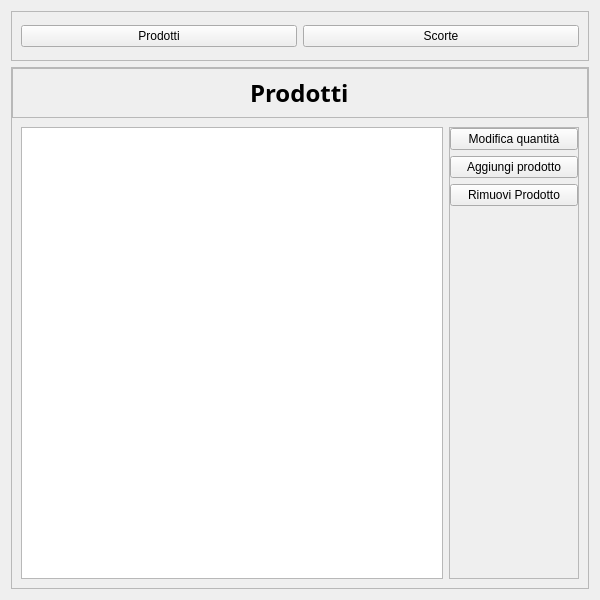
<?xml version="1.0" encoding="UTF-8"?>
<ui version="4.0">
 <class>Form</class>
 <widget class="QWidget" name="Form">
  <property name="geometry">
   <rect>
    <x>0</x>
    <y>0</y>
    <width>600</width>
    <height>600</height>
   </rect>
  </property>
  <property name="minimumSize">
   <size>
    <width>600</width>
    <height>600</height>
   </size>
  </property>
  <property name="maximumSize">
   <size>
    <width>800</width>
    <height>800</height>
   </size>
  </property>
  <property name="windowTitle">
   <string>Form</string>
  </property>
  <layout class="QVBoxLayout" name="verticalLayout">
   <item>
    <widget class="QFrame" name="frame_2">
     <property name="sizePolicy">
      <sizepolicy hsizetype="Expanding" vsizetype="Expanding">
       <horstretch>0</horstretch>
       <verstretch>0</verstretch>
      </sizepolicy>
     </property>
     <property name="maximumSize">
      <size>
       <width>16777215</width>
       <height>50</height>
      </size>
     </property>
     <property name="frameShape">
      <enum>QFrame::StyledPanel</enum>
     </property>
     <property name="frameShadow">
      <enum>QFrame::Raised</enum>
     </property>
     <layout class="QHBoxLayout" name="horizontalLayout_2">
      <item>
       <widget class="QPushButton" name="prodotti_button">
        <property name="text">
         <string>Prodotti</string>
        </property>
       </widget>
      </item>
      <item>
       <widget class="QPushButton" name="scorte_button">
        <property name="text">
         <string>Scorte</string>
        </property>
       </widget>
      </item>
     </layout>
    </widget>
   </item>
   <item>
    <widget class="QFrame" name="frame_3">
     <property name="sizePolicy">
      <sizepolicy hsizetype="Expanding" vsizetype="Expanding">
       <horstretch>0</horstretch>
       <verstretch>0</verstretch>
      </sizepolicy>
     </property>
     <property name="frameShape">
      <enum>QFrame::StyledPanel</enum>
     </property>
     <property name="frameShadow">
      <enum>QFrame::Raised</enum>
     </property>
     <layout class="QVBoxLayout" name="verticalLayout_4">
      <property name="spacing">
       <number>0</number>
      </property>
      <property name="leftMargin">
       <number>0</number>
      </property>
      <property name="topMargin">
       <number>0</number>
      </property>
      <property name="rightMargin">
       <number>0</number>
      </property>
      <property name="bottomMargin">
       <number>0</number>
      </property>
      <item>
       <widget class="QFrame" name="frame">
        <property name="sizePolicy">
         <sizepolicy hsizetype="Expanding" vsizetype="Expanding">
          <horstretch>0</horstretch>
          <verstretch>0</verstretch>
         </sizepolicy>
        </property>
        <property name="minimumSize">
         <size>
          <width>0</width>
          <height>0</height>
         </size>
        </property>
        <property name="maximumSize">
         <size>
          <width>16777215</width>
          <height>50</height>
         </size>
        </property>
        <property name="frameShape">
         <enum>QFrame::StyledPanel</enum>
        </property>
        <property name="frameShadow">
         <enum>QFrame::Raised</enum>
        </property>
        <layout class="QHBoxLayout" name="horizontalLayout_5">
         <item alignment="Qt::AlignHCenter">
          <widget class="QLabel" name="label">
           <property name="font">
            <font>
             <family>Arial Black</family>
             <pointsize>18</pointsize>
             <bold>true</bold>
            </font>
           </property>
           <property name="text">
            <string>Prodotti</string>
           </property>
          </widget>
         </item>
        </layout>
       </widget>
      </item>
      <item>
       <widget class="QStackedWidget" name="stackedWidget">
        <property name="currentIndex">
         <number>0</number>
        </property>
        <widget class="QWidget" name="page_1">
         <layout class="QHBoxLayout" name="horizontalLayout_3">
          <item>
           <widget class="QListView" name="list_view1"/>
          </item>
          <item>
           <widget class="QFrame" name="frame_4">
            <property name="minimumSize">
             <size>
              <width>130</width>
              <height>0</height>
             </size>
            </property>
            <property name="frameShape">
             <enum>QFrame::StyledPanel</enum>
            </property>
            <property name="frameShadow">
             <enum>QFrame::Raised</enum>
            </property>
            <layout class="QVBoxLayout" name="verticalLayout_2">
             <property name="leftMargin">
              <number>0</number>
             </property>
             <property name="topMargin">
              <number>0</number>
             </property>
             <property name="rightMargin">
              <number>0</number>
             </property>
             <property name="bottomMargin">
              <number>0</number>
             </property>
             <item>
              <widget class="QPushButton" name="mod_quantita1_button">
               <property name="text">
                <string>Modifica quantità</string>
               </property>
              </widget>
             </item>
             <item>
              <widget class="QPushButton" name="agg_prod_button">
               <property name="text">
                <string>Aggiungi prodotto</string>
               </property>
              </widget>
             </item>
             <item>
              <widget class="QPushButton" name="rim_prod_button">
               <property name="text">
                <string>Rimuovi Prodotto</string>
               </property>
              </widget>
             </item>
             <item>
              <spacer name="verticalSpacer">
               <property name="orientation">
                <enum>Qt::Vertical</enum>
               </property>
               <property name="sizeHint" stdset="0">
                <size>
                 <width>20</width>
                 <height>40</height>
                </size>
               </property>
              </spacer>
             </item>
            </layout>
           </widget>
          </item>
         </layout>
        </widget>
        <widget class="QWidget" name="page_2">
         <layout class="QHBoxLayout" name="horizontalLayout_4">
          <item>
           <widget class="QTableWidget" name="tableWidget">
            <property name="showGrid">
             <bool>true</bool>
            </property>
            <column>
             <property name="text">
              <string>nome</string>
             </property>
            </column>
            <column>
             <property name="text">
              <string>prezzo</string>
             </property>
            </column>
            <column>
             <property name="text">
              <string>quantita</string>
             </property>
            </column>
            <column>
             <property name="text">
              <string>data scadenza</string>
             </property>
            </column>
           </widget>
          </item>
          <item>
           <widget class="QFrame" name="frame_5">
            <property name="minimumSize">
             <size>
              <width>130</width>
              <height>0</height>
             </size>
            </property>
            <property name="frameShape">
             <enum>QFrame::StyledPanel</enum>
            </property>
            <property name="frameShadow">
             <enum>QFrame::Raised</enum>
            </property>
            <layout class="QVBoxLayout" name="verticalLayout_3">
             <property name="leftMargin">
              <number>0</number>
             </property>
             <property name="topMargin">
              <number>0</number>
             </property>
             <property name="rightMargin">
              <number>0</number>
             </property>
             <property name="bottomMargin">
              <number>0</number>
             </property>
             <item>
              <widget class="QPushButton" name="mod_quantita2_button">
               <property name="text">
                <string>Modifica quantità</string>
               </property>
              </widget>
             </item>
             <item>
              <widget class="QPushButton" name="agg_scorta_button">
               <property name="text">
                <string>Aggiungi scorta</string>
               </property>
              </widget>
             </item>
             <item>
              <widget class="QPushButton" name="rim_scorta_button">
               <property name="text">
                <string>Rimuovi Scorta</string>
               </property>
              </widget>
             </item>
             <item>
              <spacer name="verticalSpacer_2">
               <property name="orientation">
                <enum>Qt::Vertical</enum>
               </property>
               <property name="sizeHint" stdset="0">
                <size>
                 <width>20</width>
                 <height>40</height>
                </size>
               </property>
              </spacer>
             </item>
            </layout>
           </widget>
          </item>
         </layout>
        </widget>
       </widget>
      </item>
     </layout>
    </widget>
   </item>
  </layout>
 </widget>
 <resources/>
 <connections/>
</ui>
